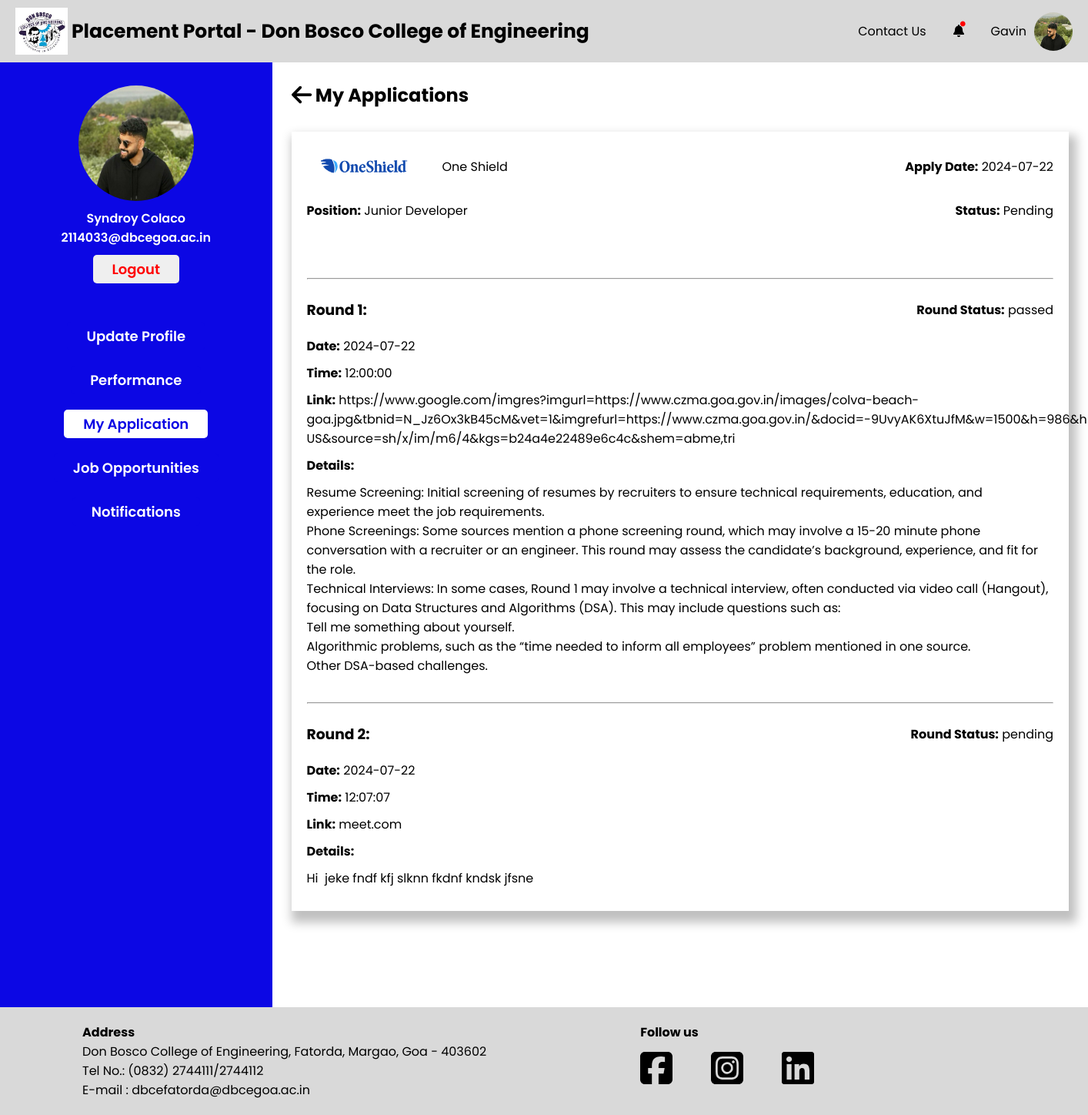
Page /Students/my-applications-details.php?jid=1 (signed in) on the earlier database version.
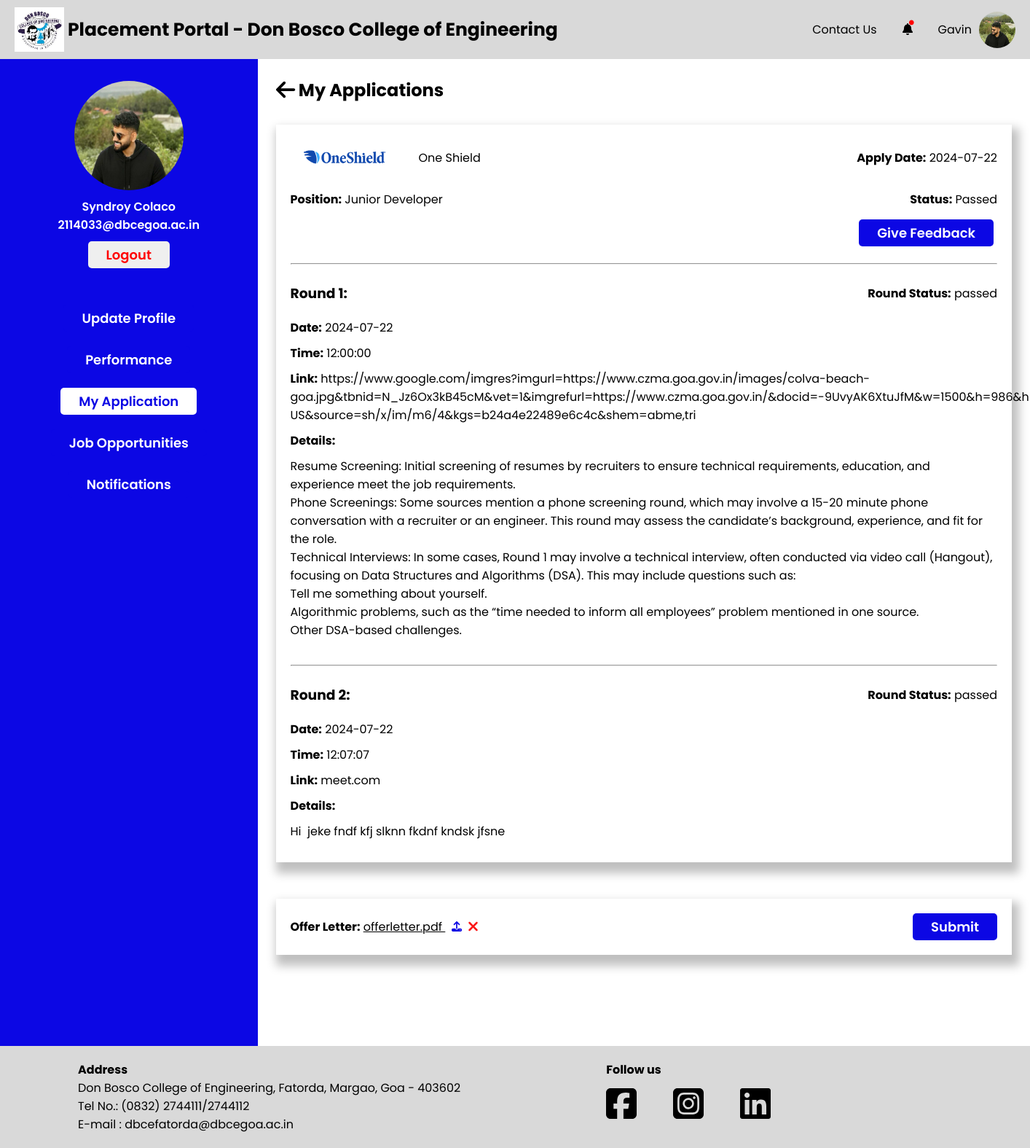
Same page on the later database version.
### tables this page shows
CREATE TABLE `student` (
  `S_College_Email` varchar(255) NOT NULL,
  `S_Fname` varchar(255) NOT NULL,
  `S_Mname` varchar(255) NOT NULL,
  `S_Lname` varchar(255) NOT NULL,
  `S_Personal_Email` varchar(255) NOT NULL,
  `S_Address` text NOT NULL,
  `S_Phone_no` varchar(20) NOT NULL,
  `S_Roll_no` varchar(50) NOT NULL,
  `S_PR_No` varchar(50) NOT NULL,
  `S_10th_Perc` decimal(5,2) NOT NULL,
  `S_12th_Perc` decimal(5,2) NOT NULL,
  `S_Password` varchar(255) NOT NULL,
  `S_Resume` varchar(255) NOT NULL,
  `S_Profile_pic` varchar(255) NOT NULL,
  `S_10th_marksheet` varchar(255) NOT NULL,
  `S_12th_marksheet` varchar(255) NOT NULL,
  `S_Class_id` int(11) DEFAULT NULL,
  `S_Year_of_Admission` year(4) NOT NULL,
  `Gender` varchar(1) NOT NULL,
  `PLACED` varchar(10) NOT NULL DEFAULT 'No'
);

CREATE TABLE `company` (
  `C_id` int(11) NOT NULL,
  `C_Name` varchar(255) NOT NULL,
  `C_Logo` varchar(255) DEFAULT NULL,
  `C_Domain` varchar(255) DEFAULT NULL,
  `C_Scope` varchar(255) DEFAULT NULL,
  `C_Description` text DEFAULT NULL,
  `C_Location` varchar(255) DEFAULT NULL,
  `C_Website` varchar(255) DEFAULT NULL,
  `C_HR_name` varchar(255) DEFAULT NULL,
  `C_HR_email` varchar(255) DEFAULT NULL,
  `C_HR_phone` varchar(20) DEFAULT NULL,
  `C_Date_of_Reg` date DEFAULT NULL,
  `C_PC_Email` varchar(255) DEFAULT NULL
);

CREATE TABLE `jobapplication` (
  `S_College_Email` varchar(255) NOT NULL,
  `J_id` int(11) NOT NULL,
  `Interest` tinyint(1) NOT NULL,
  `Offer_Letter` varchar(255) NOT NULL,
  `J_apply_date` date NOT NULL DEFAULT current_timestamp()
);

CREATE TABLE `jobplacements` (
  `J_id` int(11) NOT NULL,
  `J_Position` varchar(255) NOT NULL,
  `J_Backlogs_allowed` tinyint(1) DEFAULT NULL,
  `J_Description` text DEFAULT NULL,
  `J_Due_date` date DEFAULT NULL,
  `J_Offered_salary` float DEFAULT NULL,
  `J_Req_cgpa` decimal(4,2) DEFAULT NULL,
  `J_No_of_posts` int(11) DEFAULT NULL
);

CREATE TABLE `studentrounds` (
  `S_College_Email` varchar(255) NOT NULL,
  `R_id` int(11) NOT NULL,
  `RoundStatus` enum('pending','rejected','passed') DEFAULT 'pending'
);

CREATE TABLE `rounds` (
  `R_id` int(11) NOT NULL,
  `J_id` int(11) DEFAULT NULL,
  `Round_no` int(11) DEFAULT NULL,
  `Location` varchar(255) DEFAULT NULL,
  `Link` varchar(255) DEFAULT NULL,
  `Time` time DEFAULT NULL,
  `Date` date DEFAULT NULL,
  `Description` text DEFAULT NULL
);

### utility_functions.php (the view, shortened to what the rows shown need)
<?php
function getApplicationDetails(){
    global $conn;
    $fetchApplicationDetailsQuery = "SELECT C.C_Name as cname, C.C_Logo clogo, A.J_apply_date applydate, P.J_Position position, A.J_id as jid
    FROM company as C
    INNER JOIN jobposting as J ON J.C_id = C.C_id
    INNER JOIN jobplacements as P ON P.J_id = J.J_id
    INNER JOIN jobapplication as A ON A.J_id = J.J_id
    WHERE A.Interest = ? AND A.S_College_Email = ? AND J.J_id = ?";
    $fetchApplicationDetails = $conn->prepare($fetchApplicationDetailsQuery);
    $interest = 1;
    $fetchApplicationDetails->bind_param("iss", $interest, $_SESSION["user_email"],$_GET["jid"]);
    $fetchApplicationDetails->execute();
    $result = $fetchApplicationDetails->get_result();
    while ($row = $result->fetch_assoc()) {
        echo '<div class="company-container">
            <div class="company-logo-container">
                <img src="../Data/Companies/Company_Logo/'.$row['clogo'].'" alt="">
                <p>'.$row['cname'].'</p>
            </div>
            <p><strong>Apply Date:</strong> '.$row['applydate'].'</p>
        </div>
        <div class="position-application-container">
            <p class="position"><strong>Position:</strong> '.$row['position'].'</p>';
        $jid = (int)$_GET['jid'];
        $totalRoundsQuery = "SELECT COUNT(*) as total_rounds
        FROM rounds as R
        INNER JOIN studentrounds as S ON S.R_id = R.R_id
        WHERE S.S_College_Email = ? AND R.J_id = ?";
        $totalRounds = $conn->prepare($totalRoundsQuery);
        $totalRounds->bind_param("si", $_SESSION["user_email"], $jid);
        $totalRounds->execute();
        $totalRoundsResult = $totalRounds->get_result();
        $totalRoundsCount = $totalRoundsResult->fetch_assoc()['total_rounds'];
        $totalRoundsPassedQuery = "SELECT COUNT(*) as passed_rounds
        FROM rounds as R
        INNER JOIN studentrounds as S ON S.R_id = R.R_id
        WHERE S.S_College_Email = ? AND R.J_id = ? AND S.RoundStatus = ?";
        $totalRoundsPassed = $conn->prepare($totalRoundsPassedQuery);
        $status = 'passed';
        $totalRoundsPassed->bind_param("sis", $_SESSION["user_email"], $jid, $status);
        $totalRoundsPassed->execute();
        $totalRoundsPassedResult = $totalRoundsPassed->get_result();
        $totalRoundsPassedCount = $totalRoundsPassedResult->fetch_assoc()['passed_rounds'];
        if ($totalRoundsCount == $totalRoundsPassedCount) {
            echo '<p><strong>Status:</strong> Passed</p>';
            echo '</div>';
            echo '<a href="./my-applications-feedback.php"><button>Give Feedback</button></a>';
        } else {
            echo '<p><strong>Status:</strong> Pending</p>';
            echo '</div>';
        }
    }
}
function getApplicationRoundDetails() {
    global $conn;
    $fetchApplicationRoundDetailsQuery = "SELECT R.Round_no round, R.Location location, R.Link link, R.Time time1, R.Date date1, S.RoundStatus status1, R.Description description
FROM rounds as R
INNER JOIN studentrounds as S ON S.R_id = R.R_id
WHERE
S.S_College_Email = ? AND R.J_id = ?;";
    $jid = (int)$_GET['jid'];
    $fetchApplicationRoundDetails = $conn->prepare($fetchApplicationRoundDetailsQuery);
    $fetchApplicationRoundDetails->bind_param("si", $_SESSION["user_email"], $jid);
    $fetchApplicationRoundDetails->execute();
    $result = $fetchApplicationRoundDetails->get_result();
    while ($row = $result->fetch_assoc()) {
        echo '<br><hr><br>
                    <div class="round-heading">
                        <h3>Round '.$row['round'].':</h3>
                        <p><strong>Round Status:</strong> '.$row['status1'].'</p>
                    </div>
                    <div class="round-details">
                        <p><strong>Date:</strong> '.$row['date1'].'</p>
                        <p><strong>Time:</strong> '.$row['time1'].'</p>
                        <p><strong>Link:</strong>  '.$row['link'].'</p>
                        <p><strong>Details:</strong> <p style="white-space: pre-wrap;">'.$row['description'].'</p></p>
                    </div>';
    }
    $jid = (int)$_GET['jid'];
        $totalRoundsQuery = "SELECT COUNT(*) as total_rounds
        FROM rounds as R
        INNER JOIN studentrounds as S ON S.R_id = R.R_id
        WHERE S.S_College_Email = ? AND R.J_id = ?";
        $totalRounds = $conn->prepare($totalRoundsQuery);
        $totalRounds->bind_param("si", $_SESSION["user_email"], $jid);
        $totalRounds->execute();
        $totalRoundsResult = $totalRounds->get_result();
        $totalRoundsCount = $totalRoundsResult->fetch_assoc()['total_rounds'];
        $totalRoundsPassedQuery = "SELECT COUNT(*) as passed_rounds
        FROM rounds as R
        INNER JOIN studentrounds as S ON S.R_id = R.R_id
        WHERE S.S_College_Email = ? AND R.J_id = ? AND S.RoundStatus = ?";
        $totalRoundsPassed = $conn->prepare($totalRoundsPassedQuery);
        $status = 'passed';
        $totalRoundsPassed->bind_param("sis", $_SESSION["user_email"], $jid, $status);
        $totalRoundsPassed->execute();
        $totalRoundsPassedResult = $totalRoundsPassed->get_result();
        $totalRoundsPassedCount = $totalRoundsPassedResult->fetch_assoc()['passed_rounds'];
        if ($totalRoundsCount == $totalRoundsPassedCount) {
            echo '</div>';
        } else {
            echo '</div>';
        }
}
?>

### Students/sidebar.php (shortened to what the rows shown need)
<?php
global $conn;
if (isset($_SESSION["user_type"]) && isset($_SESSION["user_email"])) {
    $useremail = $_SESSION["user_email"];
    $fetchStudentQuery = "SELECT S_Fname, S_Lname, S_Profile_pic FROM student WHERE S_College_Email = ?";
    $fetchStudent = $conn->prepare($fetchStudentQuery);
    $fetchStudent->bind_param("s", $useremail);
    $fetchStudent->execute();
    $result = $fetchStudent->get_result();
    if ($result->num_rows > 0) {
        $userInfo = $result->fetch_assoc();
        $userName = htmlspecialchars($userInfo['S_Fname'] . ' ' . $userInfo['S_Lname']);
        $userProfilePic = htmlspecialchars($userInfo['S_Profile_pic']);
        $userEmail = htmlspecialchars($useremail);
        echo '<div class="side-bar-container">
                        <div class="fixed-container">
                            <div class="top-container">
                                <img src="../Data/Students/Profile_Images/'. $userProfilePic . '" alt="'.$userProfilePic.'">
                                <p>' . $userName . '</p>
                                <p>' . $userEmail . '</p>
                                <a href="../logout.php"><button>Logout</button></a>
                            </div>
                            <div class="bottom-container">
                                <a href="./my-profile.php"><button id="myprofile">Update Profile</button></a>
                                <a href="./performance-and-metrics.php"><button id="performance">Performance</button></a>
                                <a href="./my-applications.php"><button id="myapplications">My Application</button></a>
                                <a href="./job-opportunities.php"><button id="jobopportunities">Job Opportunities</button></a>
                                <a href="./notifications.php"><button id="notifications">Notifications</button></a>
                            </div>
                        </div>
                    </div>';
    } else {
    }
} else {
    echo "Session variables not set.";
}

Differences in the rows shown:
computed for company "One Shield": text "Pending" → "Passed Give Feedback"
changed studentrounds "meet.com": RoundStatus "pending" → "passed"
Other differences:
text now shown: "Offer Letter: offerletter.pdf Submit"
